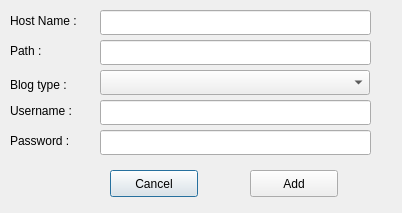
<?xml version="1.0" encoding="UTF-8"?>
<ui version="4.0">
 <class>dlg_add_blog</class>
 <widget class="QDialog" name="dlg_add_blog">
  <property name="geometry">
   <rect>
    <x>0</x>
    <y>0</y>
    <width>402</width>
    <height>213</height>
   </rect>
  </property>
  <property name="windowTitle">
   <string>Add Blog</string>
  </property>
  <widget class="QLabel" name="label">
   <property name="geometry">
    <rect>
     <x>10</x>
     <y>10</y>
     <width>81</width>
     <height>21</height>
    </rect>
   </property>
   <property name="text">
    <string>Host Name :</string>
   </property>
  </widget>
  <widget class="QLabel" name="label_2">
   <property name="geometry">
    <rect>
     <x>10</x>
     <y>40</y>
     <width>81</width>
     <height>21</height>
    </rect>
   </property>
   <property name="text">
    <string>Path :</string>
   </property>
  </widget>
  <widget class="QLabel" name="label_3">
   <property name="geometry">
    <rect>
     <x>10</x>
     <y>100</y>
     <width>81</width>
     <height>21</height>
    </rect>
   </property>
   <property name="text">
    <string>Username :</string>
   </property>
  </widget>
  <widget class="QLabel" name="label_4">
   <property name="geometry">
    <rect>
     <x>10</x>
     <y>130</y>
     <width>91</width>
     <height>21</height>
    </rect>
   </property>
   <property name="text">
    <string>Password : </string>
   </property>
  </widget>
  <widget class="QLineEdit" name="txt_host">
   <property name="geometry">
    <rect>
     <x>100</x>
     <y>10</y>
     <width>271</width>
     <height>25</height>
    </rect>
   </property>
  </widget>
  <widget class="QLineEdit" name="txt_path">
   <property name="geometry">
    <rect>
     <x>100</x>
     <y>40</y>
     <width>271</width>
     <height>25</height>
    </rect>
   </property>
  </widget>
  <widget class="QLineEdit" name="txt_username">
   <property name="geometry">
    <rect>
     <x>100</x>
     <y>100</y>
     <width>271</width>
     <height>25</height>
    </rect>
   </property>
  </widget>
  <widget class="QLineEdit" name="txt_password">
   <property name="enabled">
    <bool>true</bool>
   </property>
   <property name="geometry">
    <rect>
     <x>100</x>
     <y>130</y>
     <width>271</width>
     <height>25</height>
    </rect>
   </property>
   <property name="inputMethodHints">
    <set>Qt::ImhHiddenText|Qt::ImhNoAutoUppercase|Qt::ImhNoPredictiveText</set>
   </property>
   <property name="text">
    <string/>
   </property>
   <property name="echoMode">
    <enum>QLineEdit::Password</enum>
   </property>
  </widget>
  <widget class="QPushButton" name="btn_cancel">
   <property name="geometry">
    <rect>
     <x>110</x>
     <y>170</y>
     <width>88</width>
     <height>27</height>
    </rect>
   </property>
   <property name="text">
    <string>Cancel</string>
   </property>
  </widget>
  <widget class="QPushButton" name="btn_add">
   <property name="geometry">
    <rect>
     <x>250</x>
     <y>170</y>
     <width>88</width>
     <height>27</height>
    </rect>
   </property>
   <property name="text">
    <string>Add</string>
   </property>
  </widget>
  <widget class="QLabel" name="label_5">
   <property name="geometry">
    <rect>
     <x>10</x>
     <y>69</y>
     <width>71</width>
     <height>31</height>
    </rect>
   </property>
   <property name="text">
    <string>Blog type :</string>
   </property>
  </widget>
  <widget class="QComboBox" name="combobox_blog_type">
   <property name="geometry">
    <rect>
     <x>100</x>
     <y>70</y>
     <width>270</width>
     <height>25</height>
    </rect>
   </property>
  </widget>
 </widget>
 <resources/>
 <connections/>
</ui>
